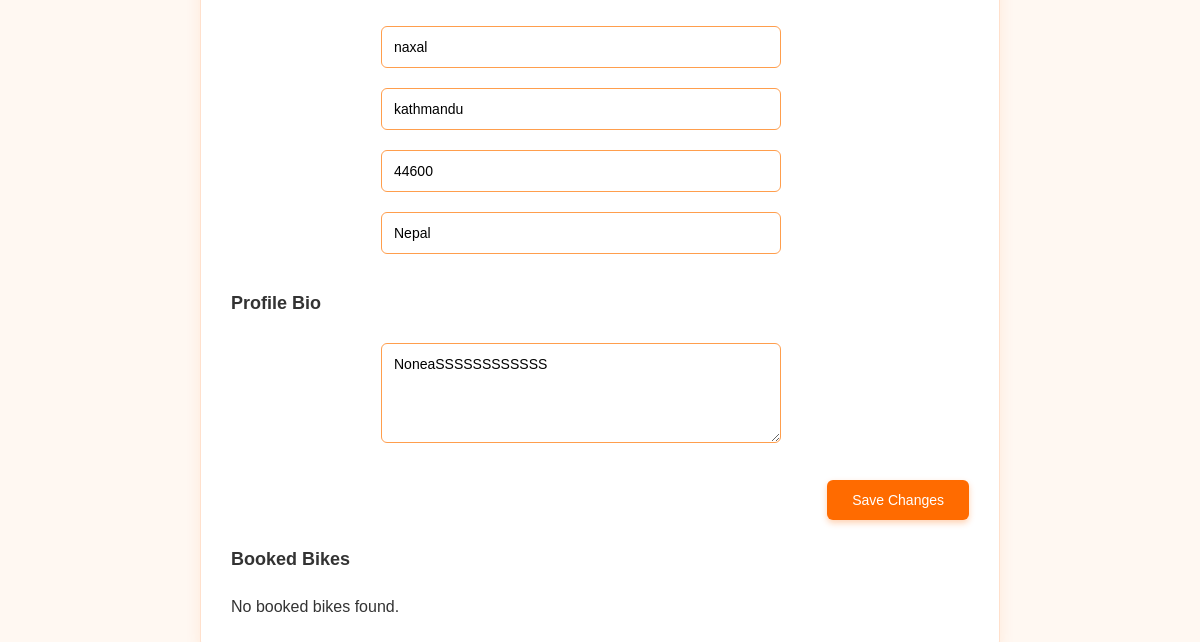
The app's page /users/profile/ (signed in, lower part), older data.
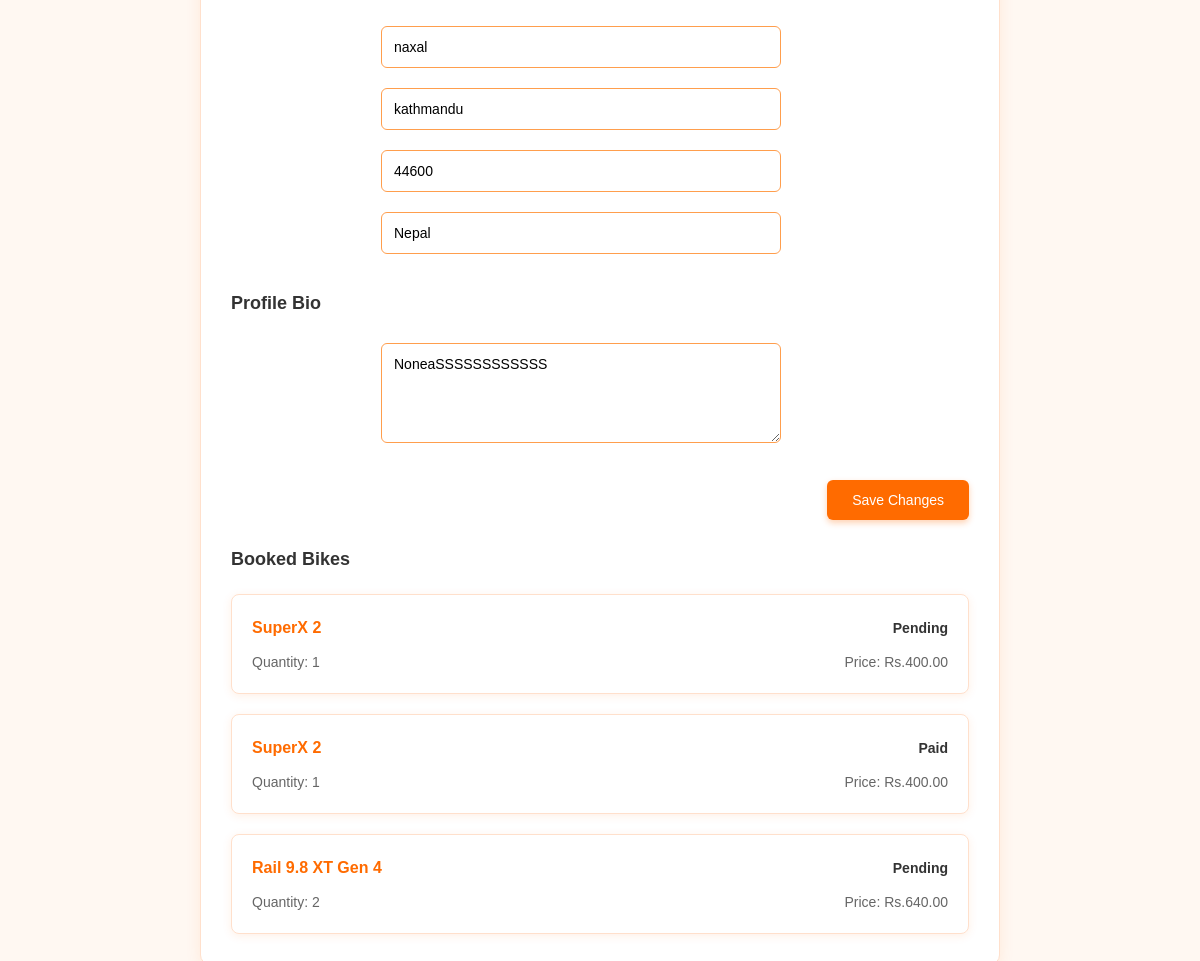
The same page, newer data.
### booking/models.py (models this page shows, shortened)
class Booking(models.Model):
    user = models.ForeignKey(User, on_delete=models.CASCADE)  # Links the booking to a user
    bike = models.ForeignKey(Bikes, on_delete=models.CASCADE)  # Links the booking to a bike
    start_date = models.DateField()  # Start date of the booking
    end_date = models.DateField()  # End date of the booking
    quantity = models.PositiveIntegerField(default=1)  # Number of bikes being rented
    total_price = models.DecimalField(max_digits=10, decimal_places=2)  # Total price for the booking
    created_at = models.DateTimeField(auto_now_add=True)  # Automatically set creation time
    status = models.CharField(max_length=20, default='Pending')  # Booking status (e.g., Pending, Confirmed)

### bikes/models.py (models this page shows, shortened)
class Bikes(models.Model):
    name = models.CharField(max_length = 100)
    description = models.TextField(blank = True)
    short_description = models.TextField(blank = True)
    category = models.CharField(max_length=50, choices=[
        ('mountain','Mountain'),
        ('city','City'),
        ('electric', 'Electric'),
        ('road','Road'),
        ('hybrid','Hybrid'),
    ])
    image = models.ImageField(upload_to = 'bike_image/', null=True, blank=True)
    image_2 = models.ImageField(upload_to='bike_image/', null=True, blank=True)
    image_3 = models.ImageField(upload_to='bike_image/', null=True, blank=True)
    image_4 = models.ImageField(upload_to='bike_image/', null=True, blank=True)
    daily_rate = models.DecimalField(max_digits=6, decimal_places=2)
    weekly_rate = models.DecimalField(max_digits=6, decimal_places=2)
    is_available = models.BooleanField(default = True)
    location = models.CharField(max_length=100, blank=True)
    latitude = models.FloatField(default=80)
    longitude = models.FloatField(default=80)
    rating = models.DecimalField(max_digits=2, decimal_places=1, default=Decimal('0.0'))
    quantity = models.PositiveIntegerField(default=1)
    created_at = models.DateTimeField(auto_now_add=True)
    updated_at = models.DateTimeField(auto_now = True)
    condition = models.TextField(null=True, blank=True)

### users/views.py (the view)
# urls.py: path('profile/', views.profile_view, name ='profile'),
@login_required
def profile_view(request):
    user = request.user
    profile, created = UserProfile.objects.get_or_create(user=user)
    booked_bikes = Booking.objects.filter(user=user)  # Fetching all bookings made by the user
    if request.method == 'POST':
        form = UserProfileForm(request.POST, request.FILES, instance=profile, user=user)
        if form.is_valid():
            user.first_name = form.cleaned_data['first_name']
            user.last_name = form.cleaned_data['last_name']
            user.save()
            form.save()
            return redirect('profile')
    else:
        form = UserProfileForm(instance=profile, user=user)
    return render(request, 'profile.html', {
        'form': form,
        'profile': profile,
        'user_rentals': booked_bikes,
        'user_profile': profile,  # ✅ Added for template use (like in the payment form)
    })

### users/forms.py
class UserProfileForm(forms.ModelForm):
    first_name = forms.CharField(max_length=30)
    last_name = forms.CharField(disabled=True)
    username = forms.CharField(disabled=True)  # ✅ ADD THIS LINE
    class Meta:
        model = UserProfile
        fields = ['street_number', 'zipcode', 'city', 'country', 'profile_pic', 'bio']
    def __init__(self, *args, **kwargs):
        user = kwargs.pop('user', None)
        super(UserProfileForm, self).__init__(*args, **kwargs)
        if user:
            self.fields['first_name'].initial = user.first_name
            self.fields['last_name'].initial = user.last_name
            self.fields['username'].initial = user.username  # ✅ This will now work!

### bike_rental/templates/profile.html (shortened to what this page needs)
{% load static %}
<!DOCTYPE html>
<html lang="en">
  <head>
  </head>
  <body>
    <div class="container">
      <form method="POST" enctype="multipart/form-data">
        <input
          type="text"
          class="address-input"
          name="street_number"
          placeholder="Street and Number *"
          value="{{ profile.street_number }}"
        />
        <input
          type="text"
          class="address-input"
          name="city"
          placeholder="City *"
          value="{{ profile.city }}"
        />
        <input
          type="text"
          class="address-input"
          name="zipcode"
          placeholder="Zipcode *"
          value="{{ profile.zipcode }}"
        />
        <input
          type="text"
          class="address-input"
          name="country"
          placeholder="Country *"
          value="{{ profile.country }}"
        />
        <h3>Profile Bio</h3>
        <textarea class="bio-textarea" name="bio">{{ profile.bio }}</textarea>
        <div class="button-group">
          <button type="submit" class="save-btn">Save Changes</button>
        </div>
      </form>
  <h3>Booked Bikes</h3>
  <div class="booked-bikes-container">
    {% for booking in user_rentals %}
    <div class="bike-card" onclick="openPopup('popup-{{ booking.id }}')">
      <div class="bike-card-header">
        <h4>{{ booking.bike.name }}</h4>
        <span class="status-{{ booking.status }}">{{ booking.status }}</span>
      </div>
      <div class="bike-card-details">
        <span>Quantity: {{ booking.quantity }}</span>
        <span>Price: Rs.{{ booking.total_price }}</span>
      </div>
    </div>
    {% empty %}
    <p>No booked bikes found.</p>
    {% endfor %}
  </div>
</div>
  </body>
</html>

Row changes from the older to the newer data that the page shows:
added Booking: bike.name "SuperX 2", status "Pending", quantity "1", total_price "400.00"
added Booking: bike.name "SuperX 2", status "Paid", quantity "1", total_price "400.00"
added Booking: bike.name "Rail 9.8 XT Gen 4", status "Pending", quantity "2", total_price "640.00"
Text that changed along with them:
text no longer shown: "No booked bikes found."
